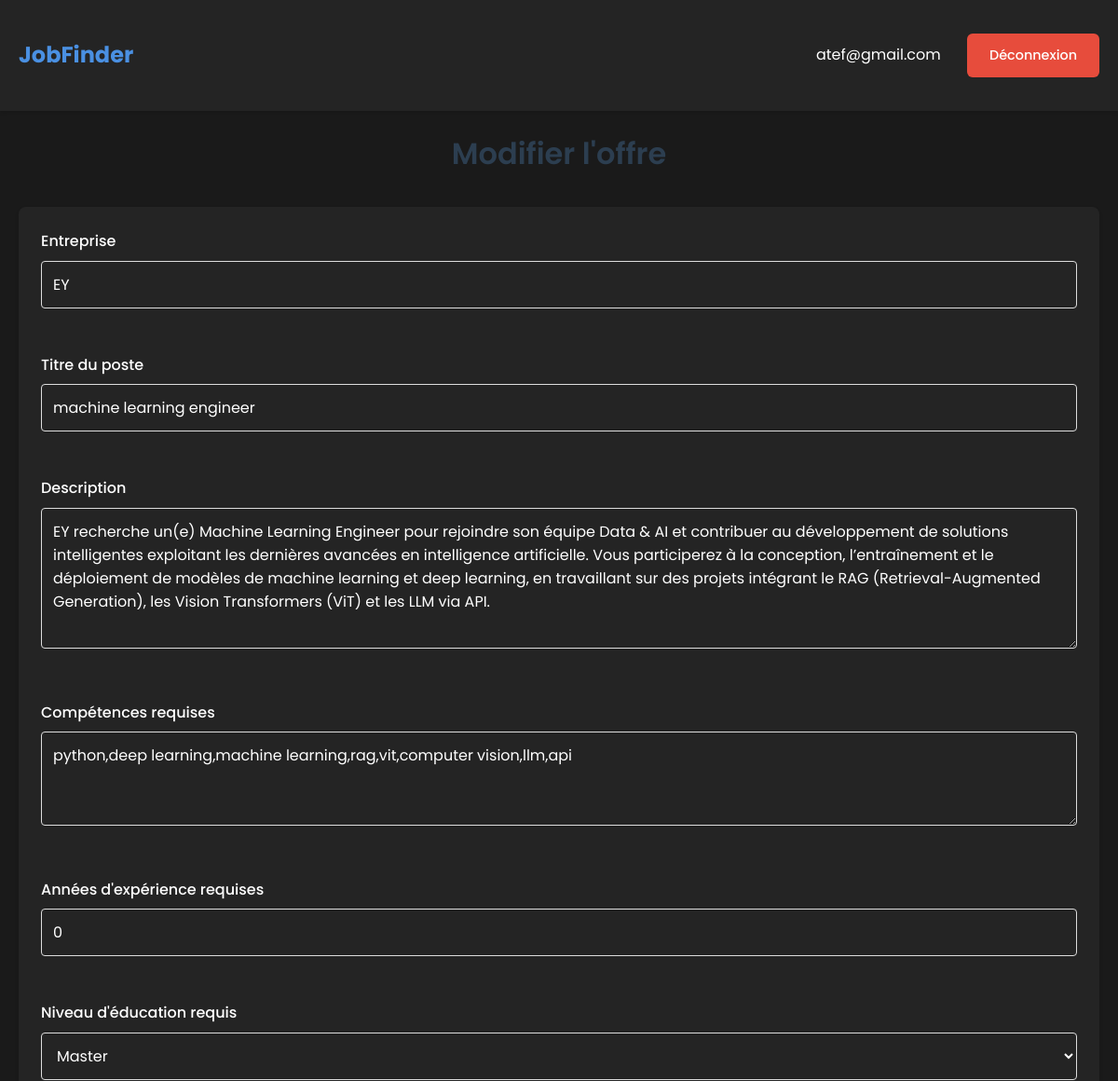
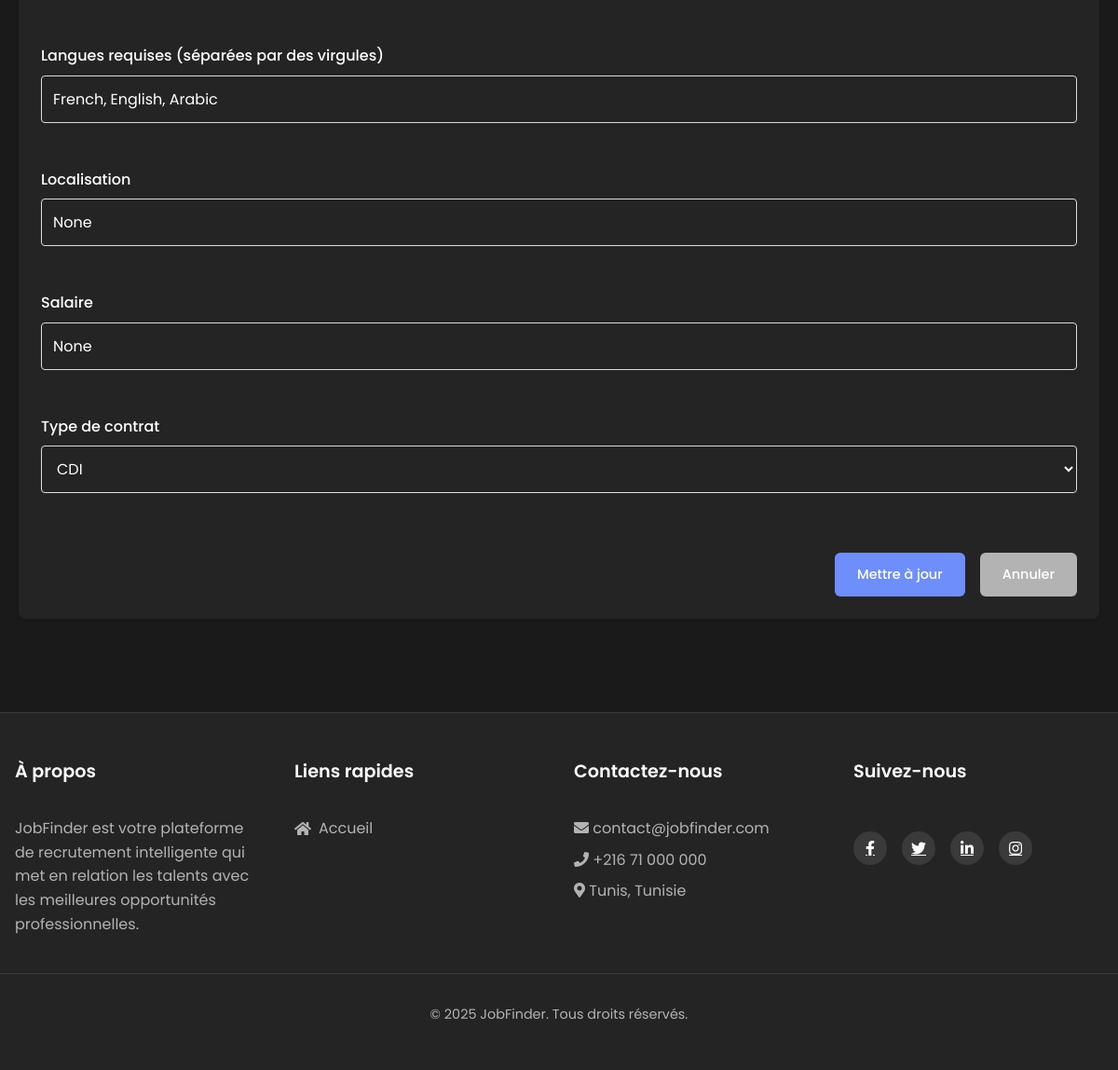
The page /edit_offer/3 (signed in) on the database its author committed (2 pictures, top to bottom).
### tables this page shows
CREATE TABLE job_offers (
            id INTEGER PRIMARY KEY AUTOINCREMENT,
            title TEXT NOT NULL,
            description TEXT NOT NULL,
            skills TEXT NOT NULL,
            company_name TEXT NOT NULL,
            location TEXT,
            salary TEXT,
            contract_type TEXT,
            experience INTEGER DEFAULT 0, -- Valeur par défaut pour éviter NULL
            education TEXT DEFAULT 'aucun', -- Valeur par défaut pour éviter NULL
            languages TEXT DEFAULT 'Aucune', -- Valeur par défaut pour éviter NULL
            created_by INTEGER NOT NULL,
            created_at TIMESTAMP DEFAULT CURRENT_TIMESTAMP,
            updated_at TIMESTAMP DEFAULT CURRENT_TIMESTAMP,
            FOREIGN KEY (created_by) REFERENCES users (id) ON DELETE CASCADE,
            CHECK (contract_type IN ('CDI', 'CDD', 'Stage', 'Alternance', 'Freelance', NULL))
        );

### app2.py (the view, shortened to what this page needs)
@app.route('/edit_offer/<int:id>', methods=['GET', 'POST'])
@login_required(role='admin')
def edit_offer(id):
    conn = get_db_connection()
    try:
        offer = conn.execute('''
            SELECT * FROM job_offers
            WHERE id = ? AND created_by = ?
        ''', (id, session['user_id'])).fetchone()
        if not offer:
            flash('Offre non trouvée ou accès non autorisé', 'error')
            return redirect(url_for('admin_dashboard'))
        return render_template('edit_offer.html', offer=offer)
    except Exception as e:
        flash(f'Erreur lors de la modification: {str(e)}', 'error')
        return redirect(url_for('admin_dashboard'))
    finally:
        conn.close()

### app2.py (called while the page is built)
@app.context_processor
def inject_now():
    return {'now': datetime.utcnow()}

def get_db_connection():
    conn = sqlite3.connect('database.db')
    conn.row_factory = sqlite3.Row
    return conn

def login_required(role=None):
    def decorator(f):
        @wraps(f)
        def decorated_function(*args, **kwargs):
            if 'user_id' not in session:
                return redirect(url_for('login', next=request.url))
            if role is not None and session['role'] != role:
                return render_template('403.html'), 403
            return f(*args, **kwargs)
        return decorated_function
    return decorator

### templates/edit_offer.html (shortened to what this page needs)
{% extends "base.html" %}
{% block content %}
<div class="container offer-form-container">
    <h1 class="page-title">Modifier l'offre</h1>
    <div class="card">
        <form method="post" class="offer-form">
            <div class="form-group">
                <label for="company_name">Entreprise</label>
                <input type="text" id="company_name" name="company_name" class="form-control" value="{{ offer.company_name }}" required>
            </div>
            <div class="form-group">
                <label for="title">Titre du poste</label>
                <input type="text" id="title" name="title" class="form-control" value="{{ offer.title }}" required>
            </div>
            <div class="form-group">
                <label for="description">Description</label>
                <textarea id="description" name="description" class="form-control" rows="5" required>{{ offer.description }}</textarea>
            </div>
            <div class="form-group">
                <label for="skills">Compétences requises</label>
                <textarea id="skills" name="skills" class="form-control" rows="3" required>{{ offer.skills }}</textarea>
            </div>
            <div class="form-group">
                <label for="experience">Années d'expérience requises</label>
                <input type="number" id="experience" name="experience" class="form-control" value="{{ offer.experience }}" min="0" required>
            </div>
            <div class="form-group">
                <label for="education">Niveau d'éducation requis</label>
                <select id="education" name="education" class="form-control" required>
                    <option value="master" {% if offer.education == 'master' %}selected{% endif %}>Master</option>
                </select>
            </div>
            <div class="form-group">
                <label for="languages">Langues requises (séparées par des virgules)</label>
                <input type="text" id="languages" name="languages" class="form-control" value="{{ offer.languages }}">
            </div>
            <div class="form-group">
                <label for="location">Localisation</label>
                <input type="text" id="location" name="location" class="form-control" value="{{ offer.location }}">
            </div>
            <div class="form-group">
                <label for="salary">Salaire</label>
                <input type="text" id="salary" name="salary" class="form-control" value="{{ offer.salary }}">
            </div>
            <div class="form-group">
                <label for="contract_type">Type de contrat</label>
                <select id="contract_type" name="contract_type" class="form-control">
                    <option value="CDI" {% if offer.contract_type == 'CDI' %}selected{% endif %}>CDI</option>
                </select>
            </div>
            <div class="form-actions">
                <button type="submit" class="btn btn-primary">Mettre à jour</button>
                <a href="{{ url_for('admin_dashboard') }}" class="btn btn-secondary">Annuler</a>
            </div>
        </form>
    </div>
</div>
{% endblock %}

### static/styles.css (style rules this page uses)
:root { --primary-color: #4a90e2; --secondary-color: #2c3e50; --background-dark: #1a1a1a; --background-light: #242424; --text-light: #ffffff; --text-gray: #b3b3b3; --danger-color: #e74c3c; --success-color: #2ecc71; --border-radius: 8px; --box-shadow: 0 2px 4px rgba(0, 0, 0, 0.1); }
* { margin: 0; padding: 0; box-sizing: border-box; font-family: 'Poppins', sans-serif; }
body { background-color: var(--background-dark); color: var(--text-light); line-height: 1.6; }
.container { max-width: 1200px; margin: 0 auto; padding: 0 20px; }
.btn { padding: 0.5rem 1rem; border-radius: var(--border-radius); border: none; cursor: pointer; transition: all 0.3s ease; font-size: 0.9rem; text-decoration: none; display: inline-block; }
.btn-primary { background-color: var(--primary-color); color: var(--text-light); }
.card { background-color: var(--background-light); border-radius: var(--border-radius); padding: 1.5rem; margin: 1rem 0; box-shadow: var(--box-shadow); }
.form-group { margin-bottom: 1rem; }
.form-control { width: 100%; padding: 0.5rem; border-radius: var(--border-radius); border: 1px solid var(--text-gray); background-color: var(--background-light); color: var(--text-light); }
.page-title { color: var(--text-light); text-align: center; margin-bottom: 2rem; font-weight: 600; }
.form-group { margin-bottom: 1.5rem; }
.form-actions { display: flex; gap: 1rem; justify-content: center; margin-top: 2rem; }
.btn-secondary { background-color: var(--text-gray); color: var(--text-light); }
.offer-form-container { max-width: 800px; margin: 2rem auto; }
.offer-form { display: flex; flex-direction: column; gap: 1.5rem; }
.form-actions { display: flex; gap: 1rem; justify-content: flex-end; margin-top: 1rem; }
.container { max-width: 1200px; margin: 0 auto; padding: 20px; }
.page-title { color: #2c3e50; font-size: 2rem; margin-bottom: 2rem; font-weight: 600; }
.btn-primary { background-color: #6e8efb; color: white; padding: 12px 24px; border-radius: 8px; text-decoration: none; display: inline-block; transition: all 0.3s ease; border: none; font-weight: 500; }
.btn { padding: 0.75rem 1.5rem; border-radius: 6px; font-weight: 500; text-decoration: none; transition: all 0.3s ease; border: none; cursor: pointer; }
.form-group label { display: block; margin-bottom: 0.5rem; font-weight: 500; }
.form-control { width: 100%; padding: 0.75rem; border: 1px solid #ddd; border-radius: 4px; font-size: 1rem; }

### rows shown on the page
job_offers: company_name "EY", title "machine learning engineer", description "EY recherche un(e) Machine Learning Engineer pour rejoindre son équipe Data & AI et contribuer au développement de solutions intelligentes exploitant les dernières avancées en intelligence artificielle. Vous participerez à la conception, l’entraînement et le déploiement de modèles de machine learning et deep learning, en travaillant sur des projets intégrant le RAG (Retrieval-Augmented Generation), les Vision Transformers (ViT) et les LLM via API.", skills "python,deep learning,machine learning,rag,vit,computer vision,llm,api", experience "0", education "Master", languages "French, English, Arabic", location "None", salary "None", contract_type "CDI"

### other values the page prints
{{ session.get('email', 'Utilisateur') }} "atef@gmail.com"
